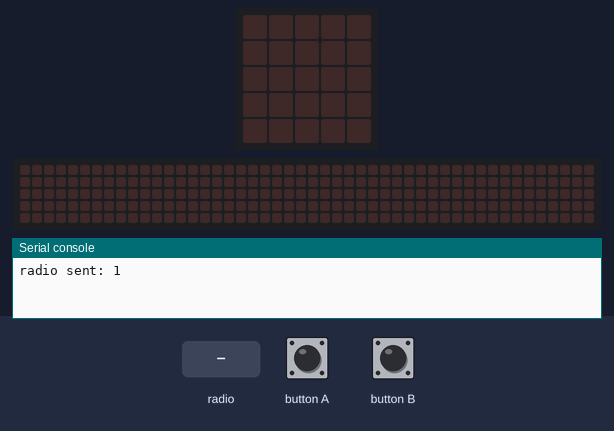
Bench run of a program on a simulated BBC micro:bit (MakeCode). On the bench: the board's 5×5 LED display, a strip that is not on the board, showing the scrolling text unrolled, the last lines printed to the serial console. The test bench sets the inputs (shaded band). No radio messages arrive unless stated (any console line starting 'radio sent:' is added by the test bench); the 48×5 strip is a reading aid, not a part: it shows the text the display is scrolling, unrolled, one strip-width of it at a time.

Above: at 1.2 s.
1.3 s: radio message "abcdefg" arrives
At 1.37 s:
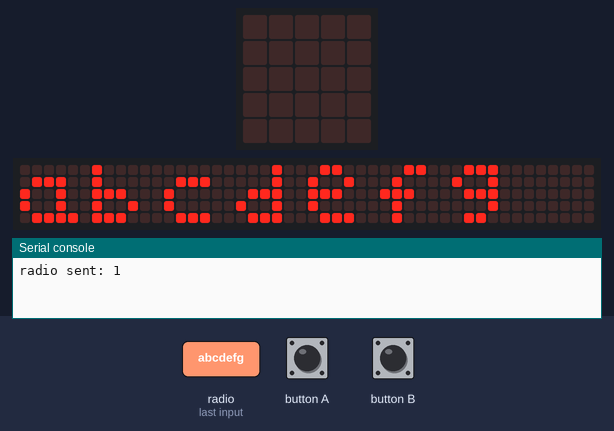
At 1.82 s:
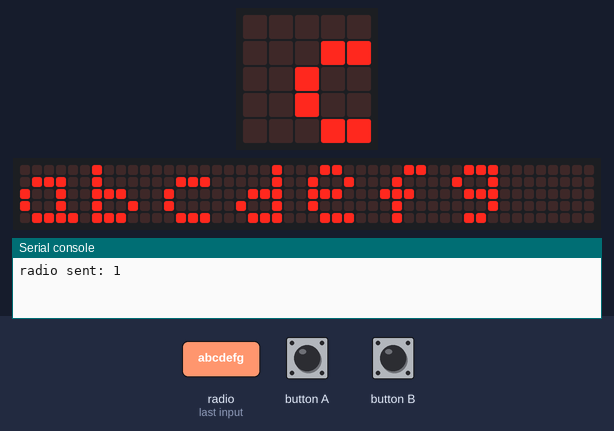
4.3 s: radio message "bcdefgh" arrives
7.3 s: button A pressed for 0.15 s
At 8.57 s:
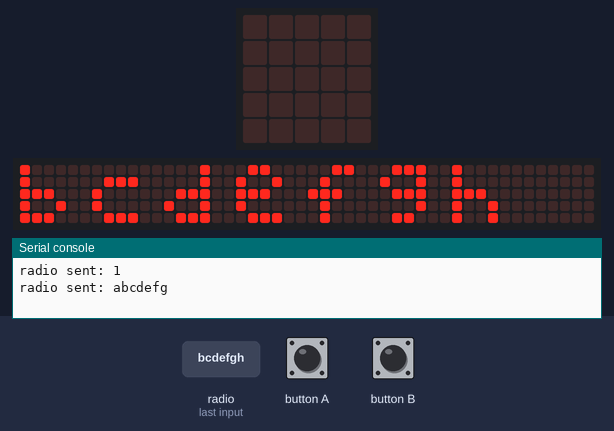
10.4 s: radio message "1" arrives
13.4 s: button B pressed for 0.15 s
16.5 s: radio message "abcdefg" arrives
At 16.57 s:
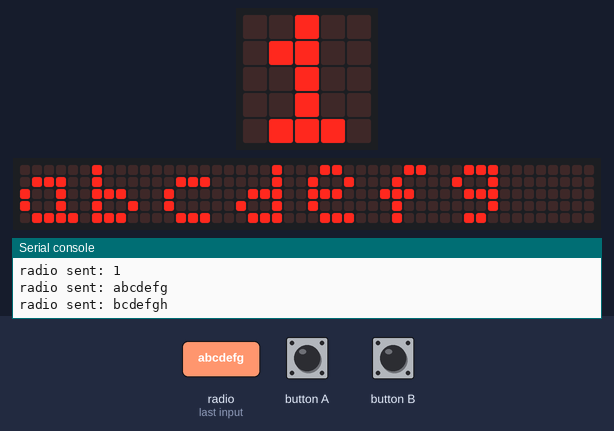

Measured:
- after the input at 1.3 s, the display: changes at once (image 1)
- after the input at 16.5 s, the display: changes at once (image 4)

The program:

main.ts
```typescript
radio.onReceivedNumber(function (receivedNumber) {
    basic.showNumber(receivedNumber)
})
input.onButtonPressed(Button.A, function () {
    radio.sendString("abcdefg")
})
radio.onReceivedString(function (receivedString) {
    basic.showString(receivedString)
})
input.onButtonPressed(Button.B, function () {
    radio.sendString("bcdefgh")
})
radio.sendNumber(1)
basic.forever(function () {

})
```

test.ts
```typescript
// 在這裡測試；當此封包作為擴充功能時，將不會編譯此內容。
```
